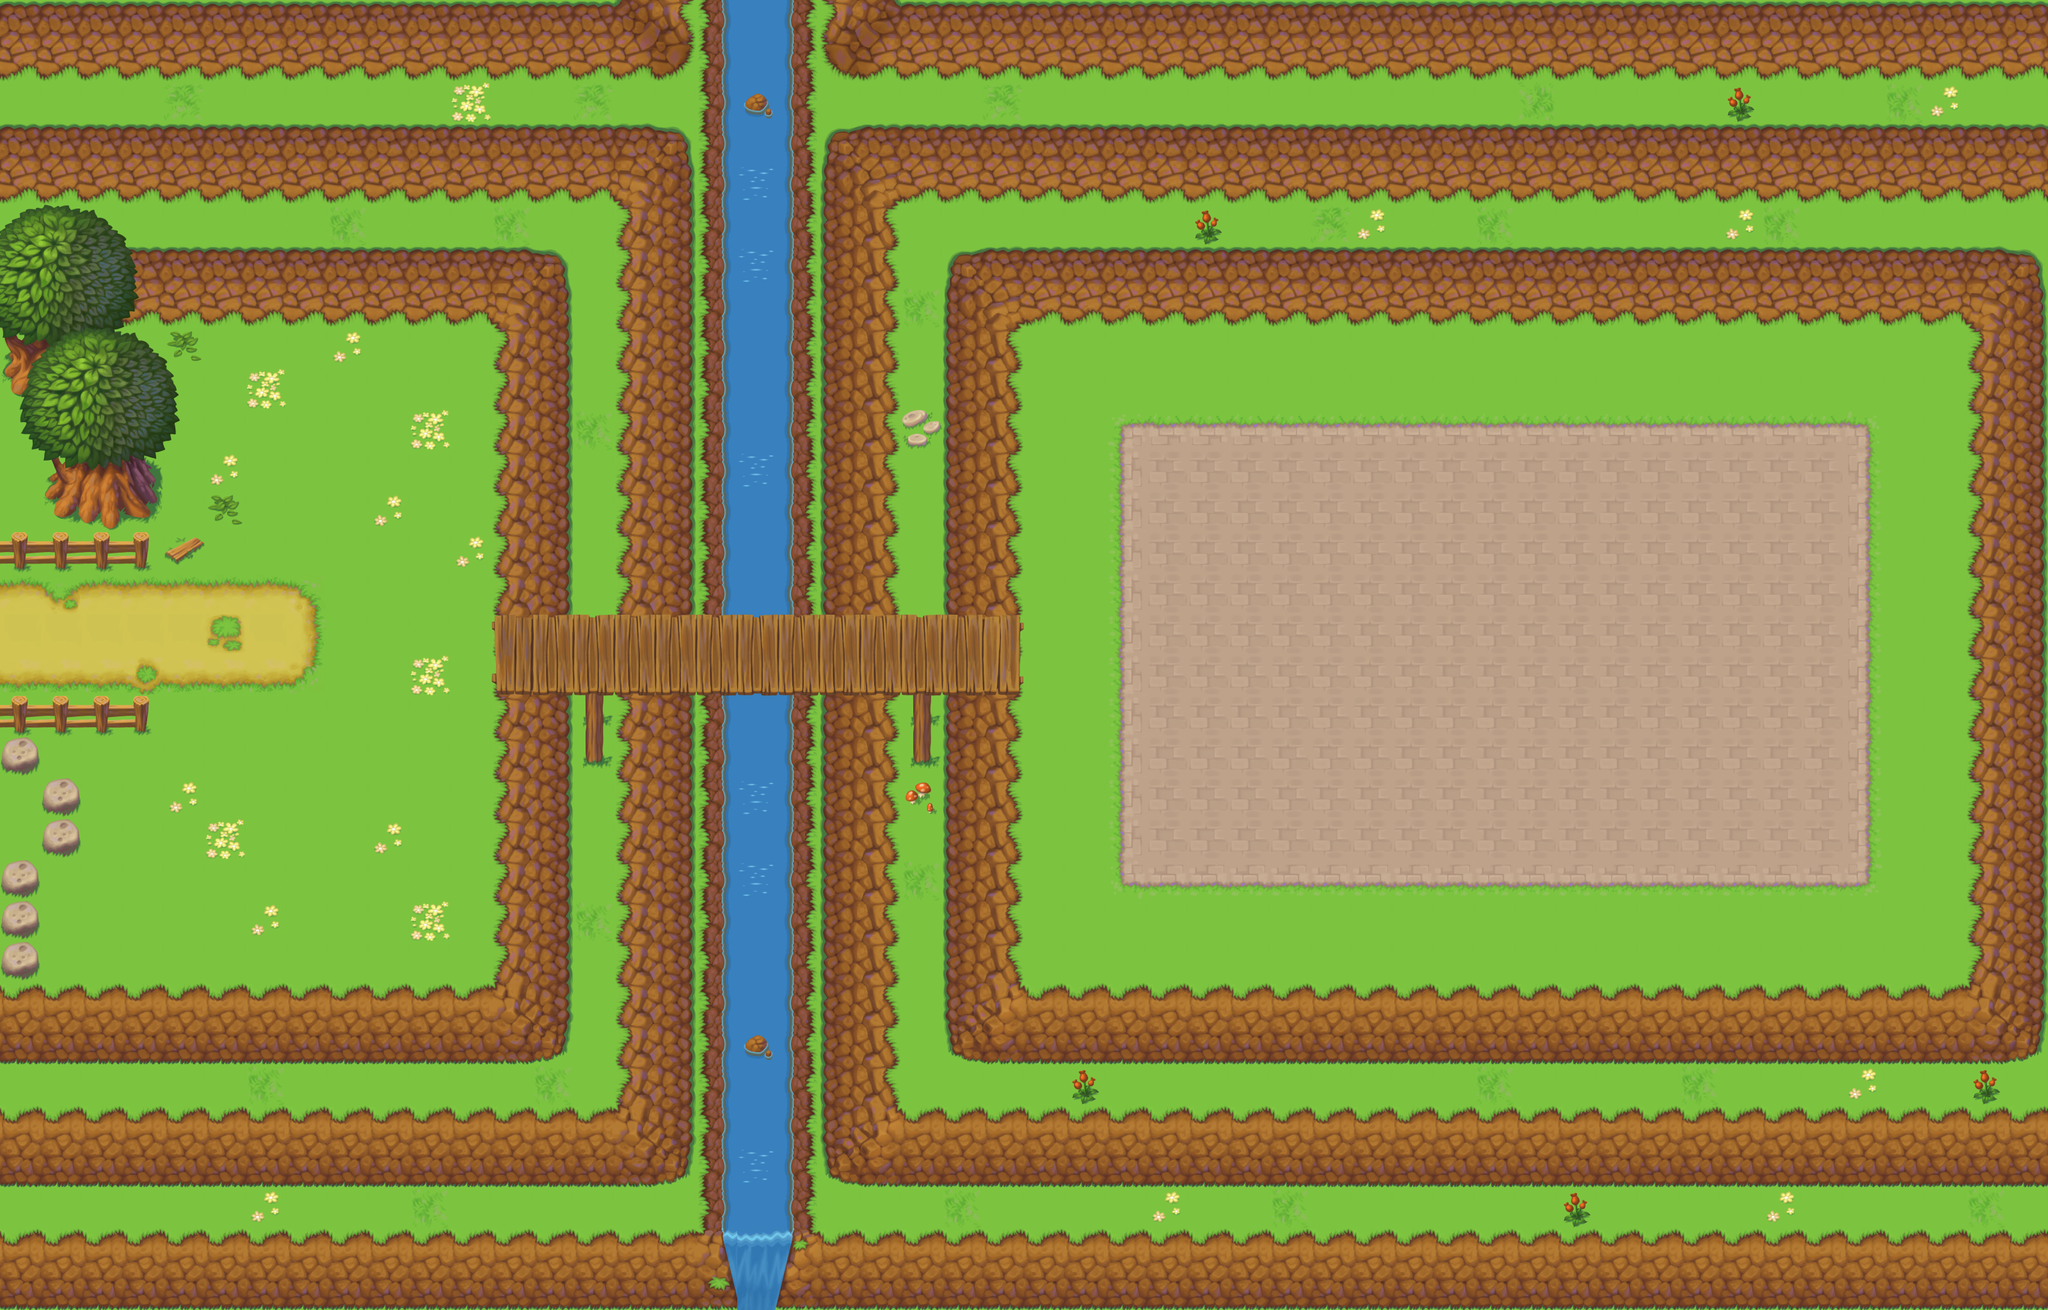

The image is a tile-based game level rendered from a .tmx file. Its description and source (layers, tilesets, objects; grid data summarised) follow:
An orthogonal 50x32 tile map with 64x64 px tiles, 5 tile layers (under, Ground, pæle, Bro, ...), 2 tilesets and 20 objects (2x ExitTrigger, EntryTrigger).

<map version="1.2" tiledversion="1.2.3" orientation="orthogonal" renderorder="right-down" width="50" height="32" tilewidth="64" tileheight="64" infinite="0" nextlayerid="17" nextobjectid="42">
 <tileset firstgid="1" name="tilesetGrassland" tilewidth="64" tileheight="64" tilecount="256" columns="16">
  <image source="tilesetGrassland.png" width="1024" height="1024" />
 </tileset>
 <tileset firstgid="257" name="tilesetTown" tilewidth="64" tileheight="64" tilecount="256" columns="16">
  <image source="tilesetTown.png" width="1024" height="1024" />
 </tileset>
 <layer id="12" name="under" width="50" height="32">
  <data>[1600 cells, 1600 non-empty, 1 distinct tile ids]</data>
 </layer>
 <layer id="13" name="Ground" width="50" height="32">
  <data>[1600 cells, 1599 non-empty, 66 distinct tile ids]</data>
 </layer>
 <layer id="14" name="pæle" width="50" height="32">
  <data>[1600 cells, 6 non-empty, 3 distinct tile ids]</data>
 </layer>
 <layer id="15" name="Bro" width="50" height="32">
  <data>[1600 cells, 44 non-empty, 24 distinct tile ids]</data>
 </layer>
 <layer id="16" name="Top" width="50" height="32">
  <data>[1600 cells, 70 non-empty, 29 distinct tile ids]</data>
 </layer>
 <objectgroup id="2" name="Object Layer 1">
  <object id="1" type="EntryTrigger" x="0" y="896" width="64" height="192">
   <properties>
    <property name="targetName" value="WindE" />
   </properties>
  </object>
  <object id="2" type="ExitTrigger" x="64" y="896" width="64" height="192">
   <properties>
    <property name="name" value="DragonW" />
    <property name="zone" value="Dragon" />
   </properties>
  </object>
  <object id="8" type="ExitTrigger" x="1792" y="960" width="64" height="64">
   <properties>
    <property name="name" value="dragonFire" />
    <property name="zone" value="dragon" />
   </properties>
  </object>
  <object id="12" x="0" y="1152" width="128" height="192" />
  <object id="13" x="0" y="1344" width="64" height="320" />
  <object id="14" x="64" y="1536" width="832" height="128" />
  <object id="15" x="768" y="1088" width="128" height="448" />
  <object id="16" x="768" y="384" width="128" height="576" />
  <object id="17" x="0" y="384" width="768" height="128" />
  <object id="18" x="896" y="1088" width="704" height="64" />
  <object id="19" x="896" y="896" width="704" height="64" />
  <object id="20" x="1472" y="1152" width="128" height="512" />
  <object id="21" x="1600" y="1536" width="1600" height="128" />
  <object id="22" x="3072" y="384" width="128" height="1152" />
  <object id="23" x="1472" y="384" width="1600" height="128" />
  <object id="24" x="1472" y="512" width="128" height="384" />
  <object id="25" x="0" y="1088" width="256" height="64" />
  <object id="26" x="0" y="704" width="256" height="192" />
  <object id="27" x="0" y="512" width="128" height="192" />
  <object id="41" x="-64" y="832" width="64" height="320" />
 </objectgroup>
</map>
